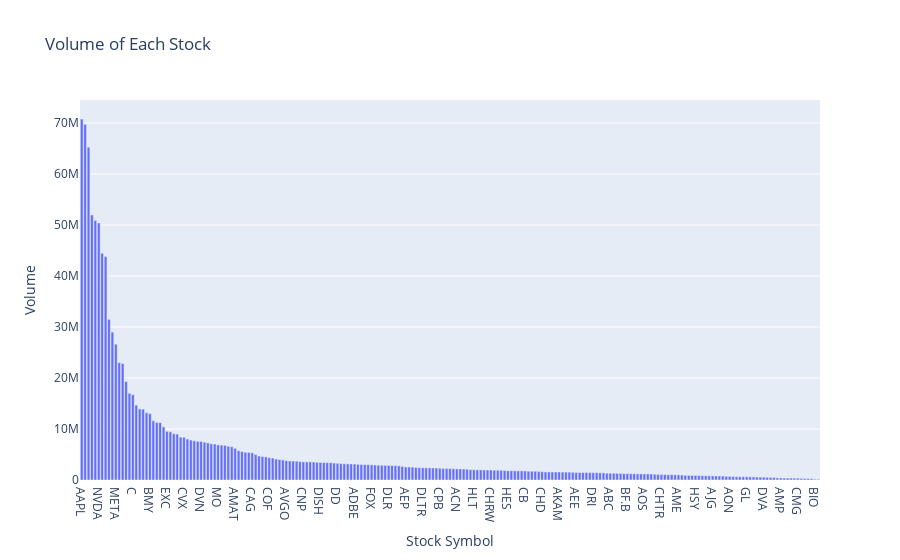

The cell this chart's notebook holds for it:
### Code cell
fig = px.bar(df.sort_values(by='Volume', ascending=False), x='Symbol', y='Volume',
             labels={'Volume': 'Volume', 'Symbol': 'Stock Symbol'},
             title='Volume of Each Stock')
fig.show()

### Figure 1 — Plotly figure (JSON) as saved in the notebook; plotly's stock layout.template omitted (floating-point values rounded to 4 significant figures; data arrays with more than 128 entries replaced by an {"elided": "..."} marker saying what was removed)
{"data": [{"alignmentgroup": "True", "hovertemplate": "Stock Symbol=%{x}<br>Volume=%{y}<extra></extra>", "legendgroup": "", "marker": {"color": "#636efa", "pattern": {"shape": ""}}, "name": "", "offsetgroup": "", "orientation": "v", "showlegend": false, "textposition": "auto", "type": "bar", "x": {"elided": "217 str values"}, "xaxis": "x", "y": {"elided": "217 int values"}, "yaxis": "y"}], "layout": {"barmode": "relative", "legend": {"tracegroupgap": 0}, "title": {"text": "Volume of Each Stock"}, "xaxis": {"anchor": "y", "domain": [0, 1], "title": {"text": "Stock Symbol"}}, "yaxis": {"anchor": "x", "domain": [0, 1], "title": {"text": "Volume"}}}}
